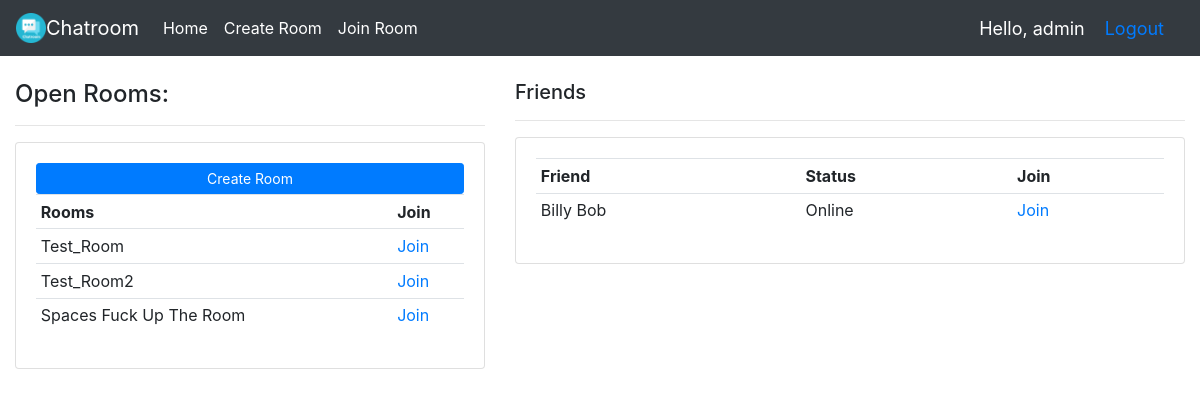
/home/ (signed in), run on an earlier commit of the app's database.
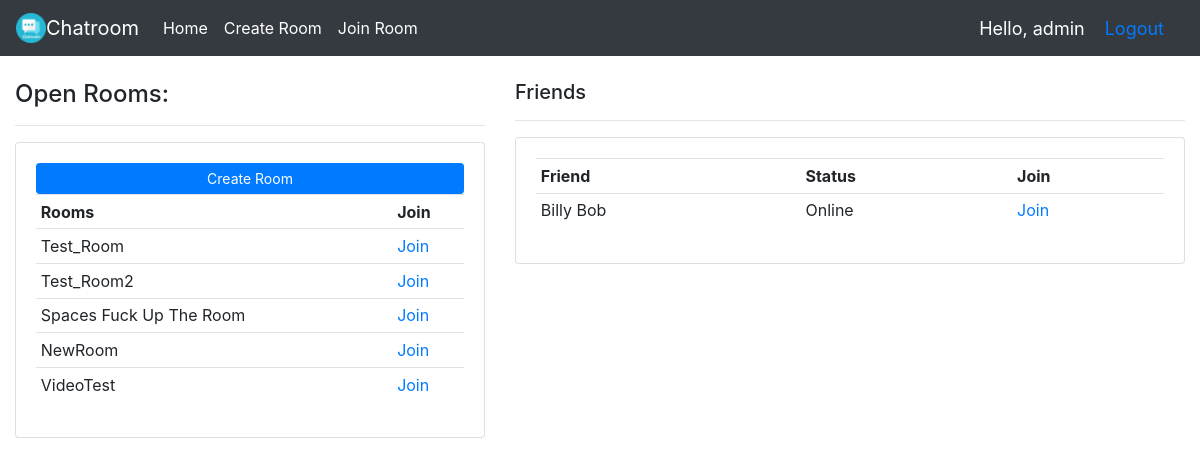
And on a later commit of the database.
### chat/models.py (models this page shows, shortened)
class Room(models.Model):
    room_name = models.CharField(max_length = 200)

### chat/views.py (the view)
# urls.py: path('home/', views.home, name='home')
@login_required(login_url='index')
def home(request):
    rooms = Room.objects.all()
    return render(request, 'home.html', {'rooms': rooms})

### chat/templates/home.html (shortened to what this page needs)
{% extends 'dashboard.html' %}
{% block content %}
<br>
<head>
</head>
<div class="row">
	<div class="col-md-5">
		<h4>Open Rooms:</h4>
		<hr>
		<div class="card card-body">
			<a class="btn btn-primary  btn-sm btn-block" href="{% url 'create_room' %}">Create Room</a>
			<table class="table table-sm">
				<tr>
					<th>Rooms</th>
					<th>Join</th>
				</tr>
				{% for i in rooms %}
					<tr>
						<td>{{i.room_name}}</td>
						<td><a href = "{% url 'room' i.room_name %}">Join</a></td>
					</tr>
				{% endfor %}
			</table>
		</div>
	</div>
	<div class="col-md-7">
		<h5>Friends</h5>
		<hr>
		<div class="card card-body">
			<table class="table table-sm">
				<tr>
					<th>Friend</th>
					<th>Status</th>
					<th>Join</th>
				</tr>
					<tr>
						<td>Billy Bob</td>
						<td>Online</td>
						<td><a href="">Join</a></td>
					</tr>
			</table>
		</div>
	</div>
{% endblock %}

What changed in the data, as far as the page shows it:
added Room: room_name "NewRoom"
added Room: room_name "VideoTest"
